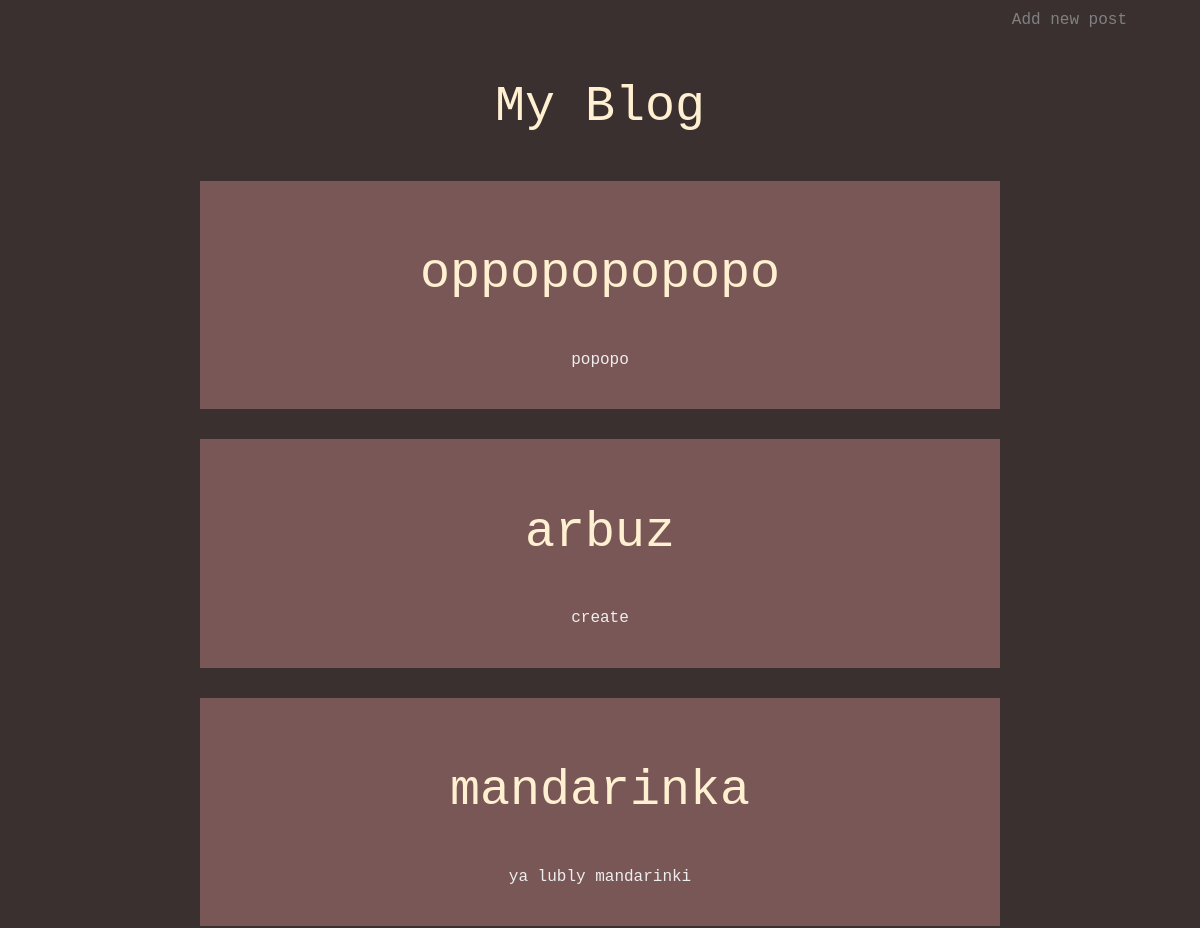
Before: / (upper part) with the older database file.
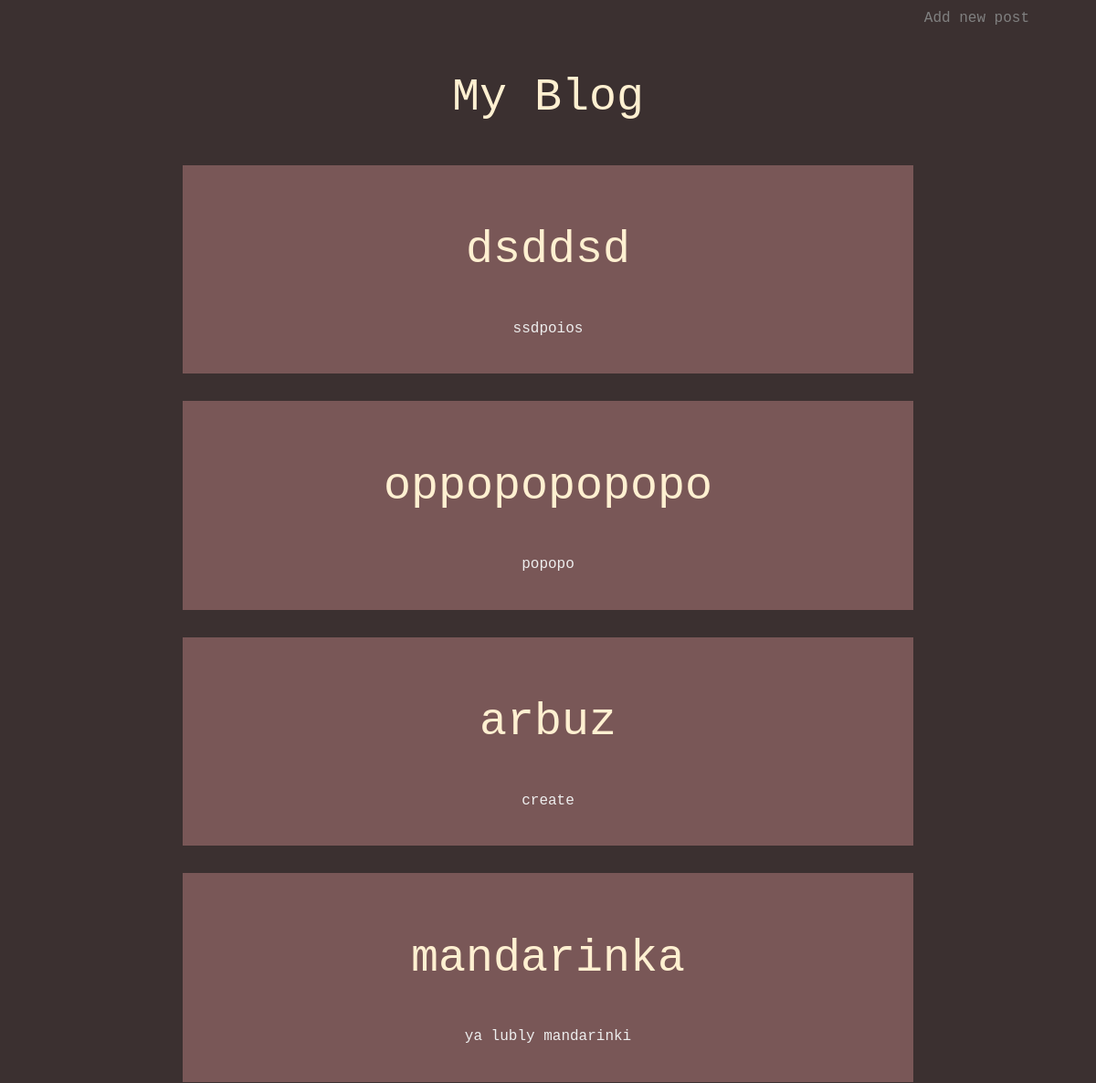
After: the same page with the newer database file.
### tables this page shows
CREATE TABLE post(
	id INTEGER PRIMARY key AUTOINCREMENT,
	title text not null,
  	content text
);

### posts.py (the view)
@app.route("/")
def index():
    cursor.execute('SELECT * from post')
    result = cursor.fetchall()
    posts = []
    for post in reversed(result):
        posts.append(
            {'id':post[0],'title':post[1],'content': post[2]}
        )
    context = {'posts': posts}
    return render_template('blog.html', **context)

### posts.py (called while the page is built)
@app.teardown_appcontext
def close_connection (exception):
    close_db()

### templates/blog.html (shortened to what this page needs)
<!DOCTYPE html>
<html lang="en">
<head>
    <link rel="stylesheet" href="/static/style.css">
</head>
<body>
<div class="buttons">
    <a href="/add/" class="btn">Add new post</a>
</div>
<h1>My Blog</h1>
<div class="blog">
    {% for post in posts %}
        <div class="card">
            <h1><a href="">{{post.title}}</a></h1>
            <p>{{post.content}}</p>
        </div>
    {% endfor %}
</div>
</body>
</html>

Changed rows visible on the page:
added post: title "dsddsd", content "ssdpoios"
